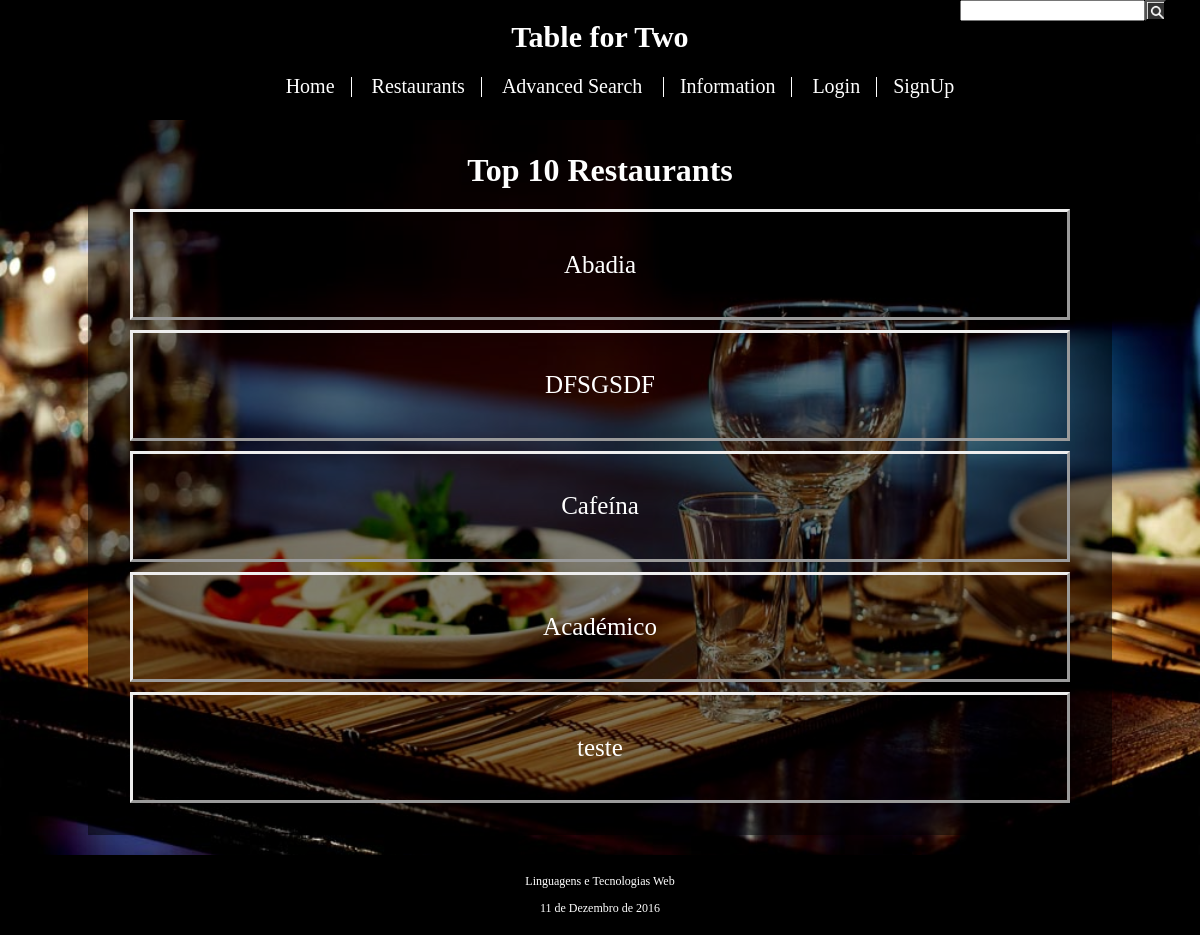
The page / on the database its author committed.
### tables this page shows
CREATE TABLE Restaurant (
	id_restaurant INTEGER PRIMARY KEY AUTOINCREMENT,
	id_owner INTEGER REFERENCES Account(id_account),
	--id_functionTime INTEGER REFERENCES FunctionTime(id_functionTime),
	id_category VARCHAR REFERENCES Category(id_category),
	name VARCHAR NOT NULL,
	address VARCHAR NOT NULL,
	description VARCHAR,
	stars REAL,
	open_time VARCHAR NOT NULL,
	close_time VARCHAR NOT NULL,
	monday BOOLEAN NOT NULL,
	tuesday BOOLEAN NOT NULL,
	wednesday BOOLEAN NOT NULL,
	thursday BOOLEAN NOT NULL,
	friday BOOLEAN NOT NULL,
	saturday BOOLEAN NOT NULL,
	sunday BOOLEAN NOT NULL
);

### index.php (called while the page is built, shortened)
<?php
  include_once getcwd() . "/database/connection.php";
  include_once getcwd() . "/database/restaurant.php";
  include ('templates/header.php');
  include ('templates/feed_content.php');
  include ('templates/footer.php');
?>

### database/restaurant.php (called while the page is built, shortened)
<?php
	function getTop10Restaurant($db){
		$stmt = $db->prepare('SELECT * FROM Restaurant ORDER BY stars DESC LIMIT 10');
		$stmt->execute();
		$result = $stmt->fetchAll();
		return $result;
	}
 ?>

### templates/feed_content.php (the view)
<div id="content">
	<h1 class="title"> Top 10 Restaurants </h1>
	<div class="display_big_center">
		<?php
			$result = getTop10Restaurant($db);
			foreach( $result as $row) {
				echo '<a class="item" href="restaurant_item.php?id=' . $row['id_restaurant'] . '">' . $row['name']  .  '</a>';
			 }
		?>
	</div>
</div>

### css/site.css (style rules this page uses)
html { position:relative; }
body { background-image: url(images/background.jpg); background-position: 0%; background-size: 100%; background-attachment: fixed; font-family: times, serif; margin: 0px auto; display : block; }
#content { width: 1000px; margin: 0px auto; display: none; background-color: rgba(0,0,0,0.5); color: #ffffff; padding: 1%; margin-bottom: 100px; }
#content > * { display:block; margin:20px; }
.display_big_center > * { font-size: 25px; margin: 10px; display:block; text-align: center; color: white; text-decoration: none; }
.item { border-style: outset; padding : 4%; }
.title { text-align: center; }

### rows shown on the page
restaurant: name "Abadia"
restaurant: name "DFSGSDF"
restaurant: name "Cafeína"
restaurant: name "Académico"
restaurant: name "teste"
